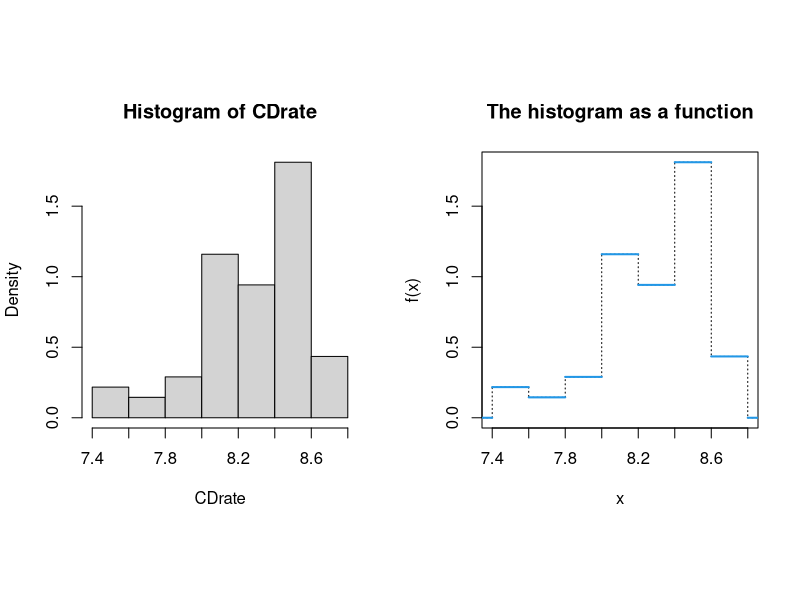
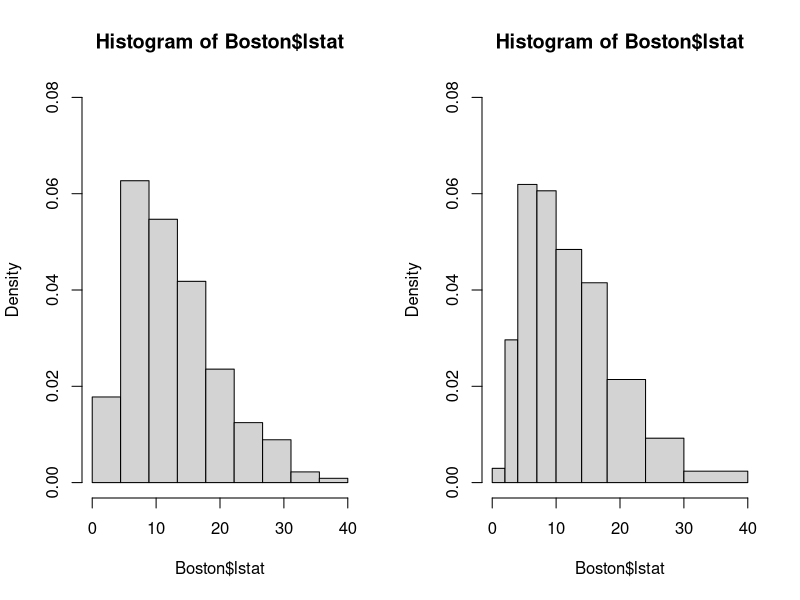
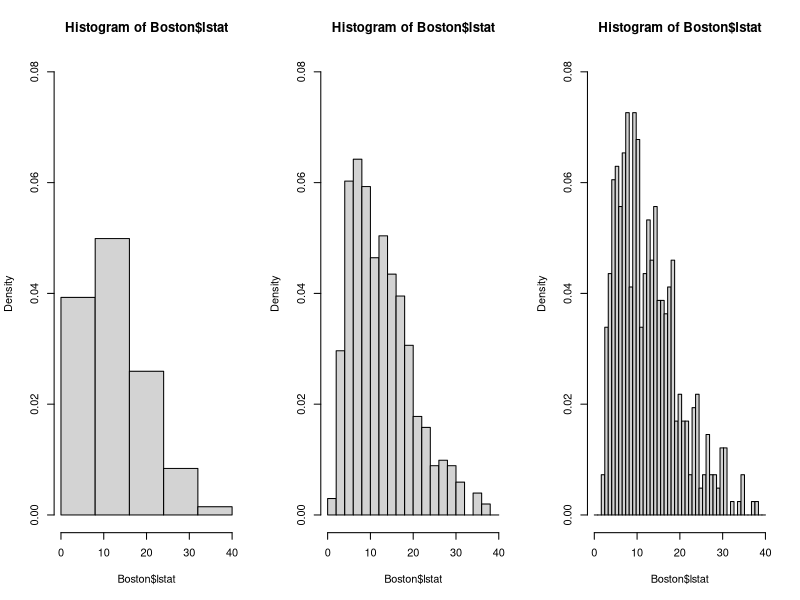
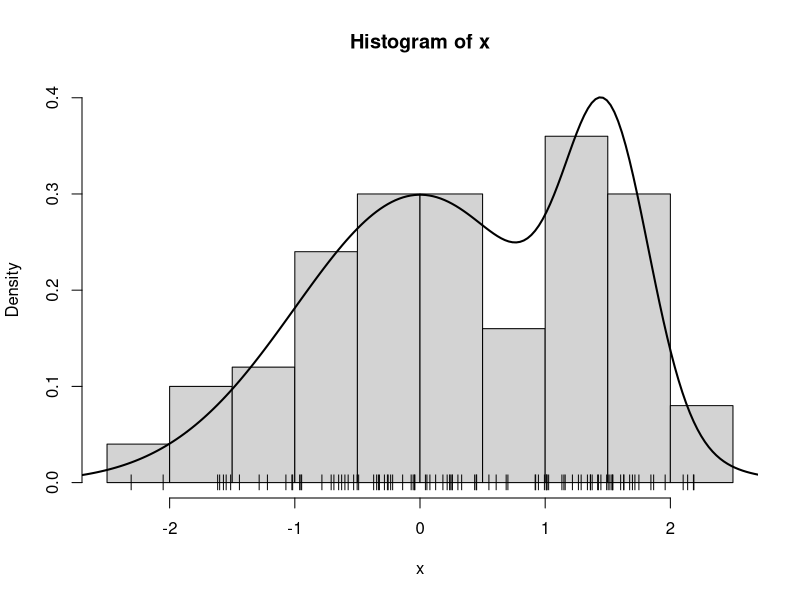
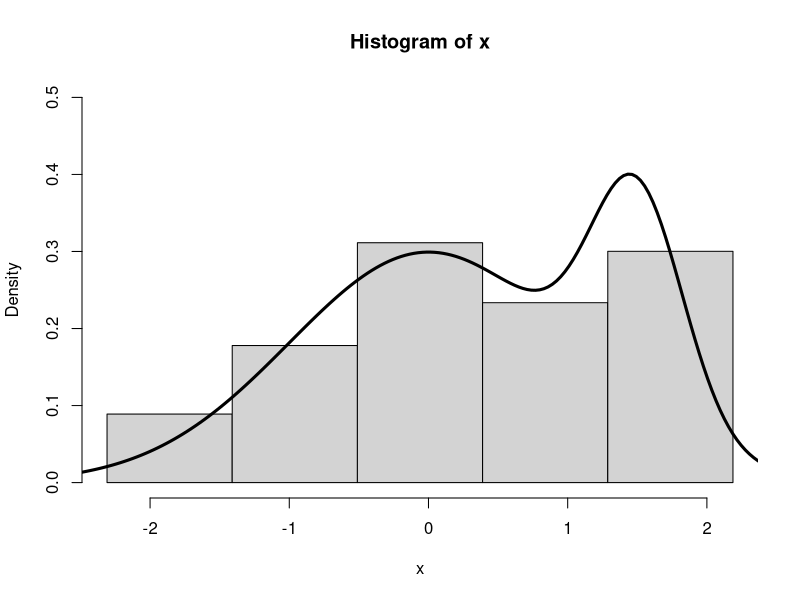
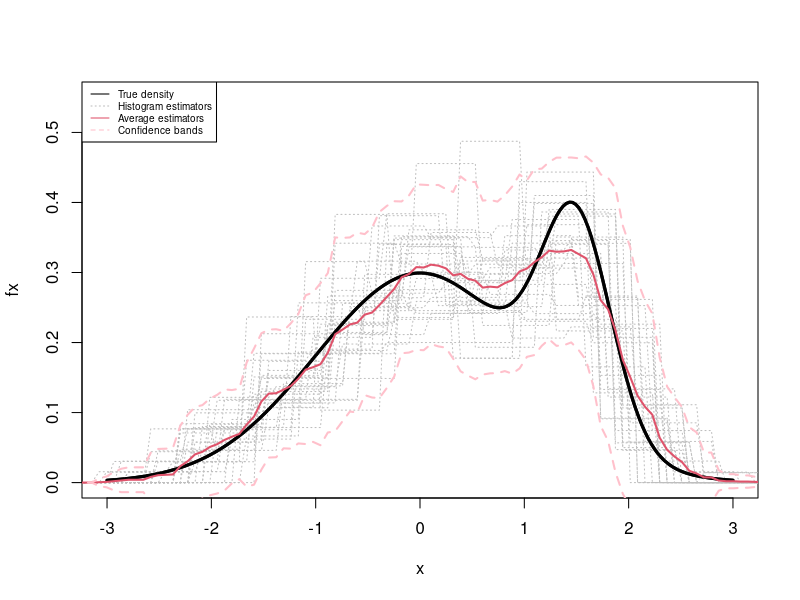
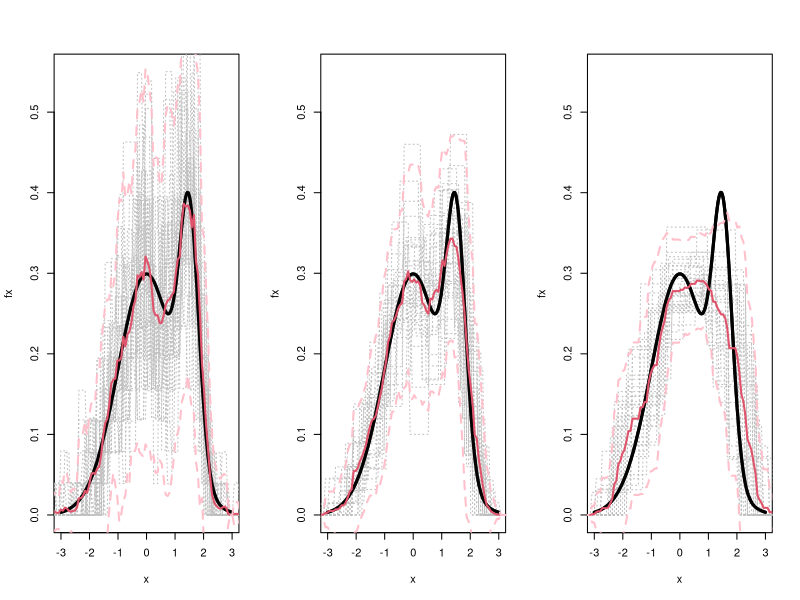
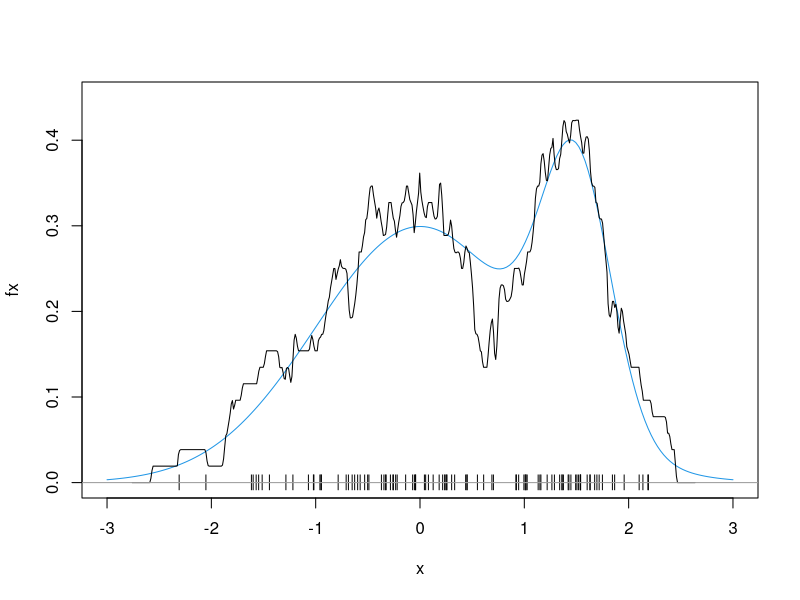

These charts were generated, in order, by the following R code:
## ---- chunk 1
knitr::opts_chunk$set(echo = TRUE)
## ---- chunk 2
cdrate.df <-read.table("cdrate.dat")
head(cdrate.df)
CDrate <- cdrate.df[,1]
# sort(CDrate)
# # Stem-and-Leaf plot
# stem(CDrate)
## ---- chunk 3
op<-par(mfrow=c(1,2),pty='s')
hcdr <- hist(CDrate,breaks=seq(7.3999,8.7999,by=.2),fre=F) 
#hcdr <- hist(CDrate,breaks=seq(7.3999,8.7999,by=.2),plot=FALSE)
plot(stepfun(hcdr$breaks,c(0,hcdr$density,0)),do.points = F,lty=3,
     main="The histogram as a function", xlim=c(7.4,8.8))
plot(stepfun(hcdr$breaks,c(0,hcdr$density,0)),verticals=F,do.points = F,add=T,lwd=2, col=4)
par(op)

## ---- chunk 4
data("Boston", package = "MASS")
head(Boston)
## ---- chunk 5
op<-par(mfrow=c(1,2))
nbr=10
hist(Boston$lstat,br=seq(0,40,l=nbr),freq=F,xlim=c(0,40),ylim=c(0,.08))


breaks <- c(0,2,4,7,10,14,18,24,30,40)
hist(Boston$lstat,br=breaks,freq=F,xlim=c(0,40),ylim=c(0,.08))
par(op)
## ---- chunk 6
op<-par(mfrow=c(1,3))
nbr=6; hist(Boston$lstat,br=seq(0,40,l=nbr),freq=F,xlim=c(0,40),ylim=c(0,.08))
nbr=21; hist(Boston$lstat,br=seq(0,40,l=nbr),freq=F,xlim=c(0,40),ylim=c(0,.08))
nbr=50; hist(Boston$lstat,br=seq(0,40,l=nbr),freq=F,xlim=c(0,40),ylim=c(0,.08))
par(op)
## ---- chunk 7
# graph.mixt
# Input:
#    k: number mixture components
#    mu: vector of length k with the mean values of the k normals
#    sigma: vector of length k with the st.dev. values of the k normals
#    alpha: vector of length k with the weights of each normal
#    graphic: logical value indicating if the mixture density must be plotted
#    ...: Other parameters passed to plot()
#
# Output:
#    L, U: extremes of the interval where the mixture density is plotted
#    x: points at which the mixture density is evaluated 
#    fx: value of the mixture density at x
#
graph.mixt<-
function(k=1, mu=seq(-2*(k-1),2*(k-1),length=k), sigma=seq(1,1,length=k), alpha=seq(1/k,1/k,length=k), graphic=TRUE,...)
{
   L<-min(mu-3*sigma)
   U<-max(mu+3*sigma)
         
   x<- seq(from=L,to=U,length=200)
   fx<- 0*x
   Salpha<-sum(alpha)
   for(i in 1:k){
   	p<-alpha[i]/Salpha
#   	fx <- fx + p*exp(-.5*((x-mu[i])/sigma[i])^2)/(sqrt(2*pi)*sigma[i])
   	fx <- fx + p*dnorm(x,mu[i],sigma[i])
   }
   if (graphic){
      plot(x,fx,type="l",...)
   }
   return(list(L = L, U = U, x = x, fx = fx))
}

# sim.mixt
# Input:
#    n: number of simulated data
#    k: number mixture components
#    mu: vector of length k with the mean values of the k normals
#    sigma: vector of length k with the st.dev. values of the k normals
#    alpha: vector of length k with the weights of each normal
#    graphic: logical value indicating if the mixture density and the 
#              histogram of the simulated data must be plotted
#    ...: Other parameters passed to plot()
#
# Output:
#    x: simulated data
#
# Requires: 
#    graph.mixt
sim.mixt <- function(n=1,k=1, 
         mu=seq(-2*(k-1),2*(k-1),length=k), 
         sigma=seq(1,1,length=k), 
         alpha=seq(1/k,1/k,length=k), graphic=FALSE,...)
{
   csa<-cumsum(alpha)
   x<-runif(n)
      
   for (i in 1:n){
      comp<-sum(csa<=x[i])+1
      x[i]<-rnorm(1,mu[comp],sigma[comp])
   }
   if(graphic) {
      out<-graph.mixt(k, mu, sigma, alpha, gr=FALSE)
      hist(x,freq = FALSE,
           ylim=c(0,max(c(max(out$fx),max(hist(x,plot=FALSE)$density)))))
      lines(out$x,out$fx,lty=1,lwd=2)
   }   
   return(x)
}
## ---- chunk 8
set.seed(123)
n <- 100
mu <- c(0,3/2)
sigma <- c(1,1/3)
alpha <- c(3/4,1/4)
x <- sim.mixt(n=n, k=2, mu=mu, sigma=sigma, alpha=alpha, gr=T)
points(x,0*x,pch="|")
## ---- chunk 9
sigma.mixt <- 1.095287
b <- 3.49 * sigma.mixt * length(x)^(-1/3) 
# nc: number of boxes 
nc <- ceiling(diff(range(x))/b)
boxes <- seq(min(x),max(x),length=nc)
mixt.2 <- graph.mixt(k=2, mu=mu, sigma=sigma, alpha=alpha, lwd=3, graphic = FALSE)
hx <- hist(x, breaks=boxes,freq=F,ylim=c(0,.5))
lines(mixt.2$x, mixt.2$fx, lwd=3)
names(hx)
## ---- chunk 10
S <- 30 
axis.x <- seq(-3.5,3.5,length=100)
S.hists <- matrix(0,nrow = length(axis.x),ncol=S)
n <- 100
mixt.2 <- graph.mixt(k=2, mu=mu, sigma=sigma, alpha=alpha, lwd=3, ylim=c(0,.55))
sigma.mixt <- 1.095287
b <- 3.49 * sigma.mixt * n^(-1/3)
for (i in seq(1,S)){
   x <- sim.mixt(n=n, k=2, mu=mu, sigma=sigma, alpha=alpha, gr=F)
   nc <- ceiling(diff(range(x))/b)
   boxes <- seq(min(x),max(x),length=nc+2)
#   hist(x, breaks=cajas,freq=F, add=TRUE,lty=3)
   tmp <- hist(x, breaks=boxes, plot=FALSE) 
   box.axis.x <- findInterval(axis.x,boxes)+1
   fH <- c(0,tmp$density,0)
   S.hists[,i]<-fH[box.axis.x]
   lines(axis.x,S.hists[,i],lty=3,col="grey")
}
lines(mixt.2$x, mixt.2$fx, lwd=3)
m.S.hists <- apply(S.hists,1,mean)
sd.S.hists <- apply(S.hists,1,sd)
lines(axis.x,m.S.hists,col=2,lwd=2)
lines(axis.x,m.S.hists+2*sd.S.hists,col="pink",lwd=2,lty=2)
lines(axis.x,m.S.hists-2*sd.S.hists,col="pink",lwd=2,lty=2)
legend("topleft",
       c("True density","Histogram estimators",
         "Average estimators","Confidence bands"),
       lty=c(1,3,1,2),
       col=c(1,"grey",2,"pink"),cex=.6)
## ---- chunk 11
S <- 30 
axis.x <- seq(-3.5,3.5,length=100)
n <- 100
sigma.mixt <- 1.095287
op <- par(mfrow=c(1,3))
# small
mixt.2 <- graph.mixt(k=2, mu=mu, sigma=sigma, alpha=alpha,
                     lwd=3,ylim=c(0,.55))
b <- (1/3) * (3.49 * sigma.mixt * n^(-1/3))
S.hists <- matrix(0,nrow = length(axis.x),ncol=S)
for (i in seq(1,S)){
   x <- sim.mixt(n=n, k=2, mu=mu, sigma=sigma, alpha=alpha, gr=F)
   nc <- ceiling(diff(range(x))/b)
   boxes <- seq(min(x),max(x),length=nc+2)
#   hist(x, breaks=cajas,freq=F, add=TRUE,lty=3)
   tmp <- hist(x, breaks=boxes, plot=FALSE) 
   box.axis.x <- findInterval(axis.x,boxes)+1
   fH <- c(0,tmp$density,0)
   S.hists[,i]<-fH[box.axis.x]
   lines(axis.x,S.hists[,i],lty=3,col="grey")
}
lines(mixt.2$x, mixt.2$fx, lwd=3)
m.S.hists <- apply(S.hists,1,mean)
sd.S.hists <- apply(S.hists,1,sd)
lines(axis.x,m.S.hists,col=2,lwd=2)
lines(axis.x,m.S.hists+2*sd.S.hists,col="pink",lwd=2,lty=2)
lines(axis.x,m.S.hists-2*sd.S.hists,col="pink",lwd=2,lty=2)

# medium
mixt.2 <- graph.mixt(k=2, mu=mu, sigma=sigma, alpha=alpha,
                     lwd=3,ylim=c(0,.55))
b <- 3.49 * sigma.mixt * n^(-1/3)
S.hists <- matrix(0,nrow = length(axis.x),ncol=S)
for (i in seq(1,S)){
   x <- sim.mixt(n=n, k=2, mu=mu, sigma=sigma, alpha=alpha, gr=F)
   nc <- ceiling(diff(range(x))/b)
   boxes <- seq(min(x),max(x),length=nc+2)
#   hist(x, breaks=cajas,freq=F, add=TRUE,lty=3)
   tmp <- hist(x, breaks=boxes, plot=FALSE) 
   box.axis.x <- findInterval(axis.x,boxes)+1
   fH <- c(0,tmp$density,0)
   S.hists[,i]<-fH[box.axis.x]
   lines(axis.x,S.hists[,i],lty=3,col="grey")
}
lines(mixt.2$x, mixt.2$fx, lwd=3)
m.S.hists <- apply(S.hists,1,mean)
sd.S.hists <- apply(S.hists,1,sd)
lines(axis.x,m.S.hists,col=2,lwd=2)
lines(axis.x,m.S.hists+2*sd.S.hists,col="pink",lwd=2,lty=2)
lines(axis.x,m.S.hists-2*sd.S.hists,col="pink",lwd=2,lty=2)

# large
mixt.2 <- graph.mixt(k=2, mu=mu, sigma=sigma, alpha=alpha,
                     lwd=3,ylim=c(0,.55))
b <- 3 * (3.49 * sigma.mixt * n^(-1/3))
for (i in seq(1,S)){
   x <- sim.mixt(n=n, k=2, mu=mu, sigma=sigma, alpha=alpha, gr=F)
   nc <- ceiling(diff(range(x))/b)
   boxes <- seq(min(x),max(x),length=nc+2)
#   hist(x, breaks=cajas,freq=F, add=TRUE,lty=3)
   tmp <- hist(x, breaks=boxes, plot=FALSE) 
   box.axis.x <- findInterval(axis.x,boxes)+1
   fH <- c(0,tmp$density,0)
   S.hists[,i]<-fH[box.axis.x]
   lines(axis.x,S.hists[,i],lty=3,col="grey")
}
lines(mixt.2$x, mixt.2$fx, lwd=3)
m.S.hists <- apply(S.hists,1,mean)
sd.S.hists <- apply(S.hists,1,sd)
lines(axis.x,m.S.hists,col=2,lwd=2)
lines(axis.x,m.S.hists+2*sd.S.hists,col="pink",lwd=2,lty=2)
lines(axis.x,m.S.hists-2*sd.S.hists,col="pink",lwd=2,lty=2)

par(op)
## ---- chunk 12
set.seed(123)
n <- 100
mu <- c(0,3/2)
sigma <- c(1,1/3)
alpha <- c(3/4,1/4)

out <- graph.mixt(k=2, mu=mu, sigma=sigma, alpha=alpha, col=4,ylim=c(0,.45))
x <- sim.mixt(n=n, k=2, mu=mu, sigma=sigma, alpha=alpha, gr=F)

h <- 0.3/2 # to obtain the plot in the slides
lines( density(x, bw = h, kernel = "rectangular") )
points(x,0*x,pch="|")
abline(h=0,col=8)
## ---- chunk 13
set.seed(123)
n <- 100
mu <- c(0,3/2)
sigma <- c(1,1/3)
alpha <- c(3/4,1/4)

out <- graph.mixt(k=2, mu=mu, sigma=sigma, alpha=alpha, col=4,ylim=c(0,.45))
x <- sim.mixt(n=n, k=2, mu=mu, sigma=sigma, alpha=alpha, gr=F)

h <- 0.3
lines( density(x, bw = h, kernel = "gaussian") )
points(x,0*x,pch="|")
abline(h=0,col=8)
## ---- chunk 14
S <- 20 
n <- 100
mu <- c(0,3/2)
sigma <- c(1,1/3)
alpha <- c(3/4,1/4)
mixt.2 <- graph.mixt(k=2, mu=mu, sigma=sigma, alpha=alpha, lwd=3,ylim=c(0,0.55))
for (i in seq(1,S)){
   x <- sim.mixt(n=n, k=2, mu=mu, sigma=sigma, alpha=alpha, gr=F)
   lines(density(x,adjust=.75),col="grey")
}
lines(mixt.2$x, mixt.2$fx, lwd=3)
## ---- chunk 15
# Defining the function variability_plot_kernel
#
variability_plot_kerenl <- function(k=1, 
         mu=seq(-2*(k-1),2*(k-1),length=k), 
         sigma=seq(1,1,length=k), 
         alpha=seq(1/k,1/k,length=k), 
         S=20, n=100, r=100,  
         h="nrd0", ...){
   # computing the density of the mixture of normals
   k <- length(mu)
 
   minx <- min(mu-3*sigma)
   maxx <- max(mu+3*sigma)
   y <- seq(minx,maxx,length=r)
   fy <- 0*y
   Salpha<-sum(alpha)
   for(i in 1:k){
   	p<-alpha[i]/Salpha
   #   	fy <- fy + p*exp(-.5*((y-mu[i])/sigma[i])^2)/(sqrt(2*pi)*sigma[i])
   	fy <- fy + p*dnorm(y,mu[i],sigma[i])
   }

   hfy <- matrix(0,S,r)
   
   for (i in 1:S){
      x <- sim.mixt(n=n,k=k,mu=mu,sigma=sigma,alpha=alpha)
      dx <- density(x, bw=h, from=minx, to=maxx, n=r, ...)   
      hfy[i,] <- dx$y
   }
   
   
   m_hf <- apply(hfy,2,mean)
   sd_hf <- apply(hfy,2,sd)
    
   delta <- y[2]-y[1]
   ECM <- sd_hf^2+(fy-m_hf)^2
   MISE <- sum(ECM)*delta
   #[MISE,naux] <- simpson(ECM,minx,maxx)
   
   plot(y,fy,ty="l",  lwd=3, ...)
   title(main=paste("MISE= ",MISE,sep=""))
   lines(y,m_hf,col=2)
   L <- m_hf-1.96*sd_hf
   U <- m_hf+1.96*sd_hf
   lines(y,L,col=3,lty=2)
   lines(y,U,col=3,lty=2)
   
   return(list(y=y,fy=fy,m_hf=m_hf,sd_hf=sd_hf,MISE=MISE))
}
## ---- chunk 16
S <- 30 
n <- 100
mu <- c(0,3/2)
sigma <- c(1,1/3)
alpha <- c(3/4,1/4)

r <- 100

op<-par(mfrow=c(1,3))
vpk.1 <- variability_plot_kerenl(mu=mu, sigma=sigma, alpha=alpha, 
         S=S, n=n, r=r, h="nrd0", adjust=.4,ylim=c(0,0.55))  

vpk.2 <- variability_plot_kerenl(mu=mu, sigma=sigma, alpha=alpha, 
         S=S, n=n, r=r, h="nrd0", adjust=.75,ylim=c(0,0.55))  

vpk.3 <- variability_plot_kerenl(mu=mu, sigma=sigma, alpha=alpha, 
         S=S, n=n, r=r, h="nrd0", adjust=1.5,ylim=c(0,0.55))  
par(op)
## ---- chunk 17
library(sm)
op <- par(mfrow=c(1,2))
sm.density(cbind(Boston$lstat,Boston$rm),h=c(1.5,.15),phi=30,theta=60,col=5,
           xlab="lstat",ylab="rm",zlab="density")

sm.density(cbind(Boston$lstat,Boston$rm),h=c(1.5,.15),display="slice",
           xlab="lstat",ylab="rm")
sm.density(cbind(Boston$lstat,Boston$rm),h=c(1.5,.15),display="slice",add=T,col=2,props=c(90))
points(Boston$lstat,Boston$rm,pch=19,cex=.3)
par(op)
